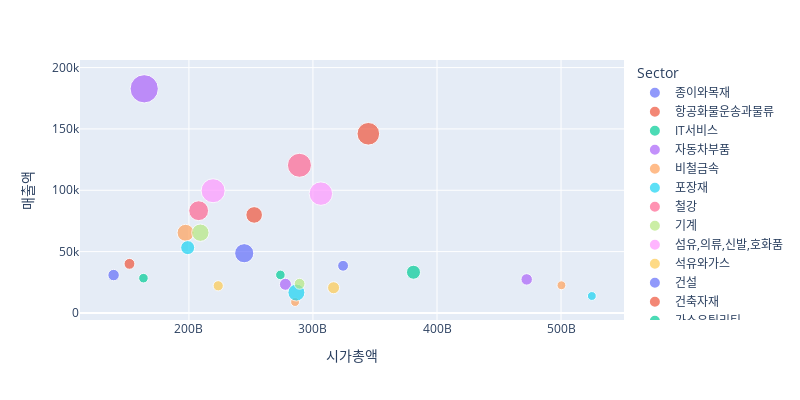

Notebook code for this chart:
### Code cell
fig = px.scatter(df_KOPSI, x='시가총액', y='매출액', hover_data=[df_KOPSI["Sector"]], color="Sector", size="count", width=800, height=400)
fig.show()

### Figure 1 — Plotly figure (JSON) as saved in the notebook; plotly's stock layout.template omitted (floating-point values rounded to 4 significant figures)
{"data": [{"customdata": [["종이와목재"]], "hovertemplate": "Sector=%{customdata[0]}<br>시가총액=%{x}<br>매출액=%{y}<br>count=%{marker.size}<extra></extra>", "legendgroup": "종이와목재", "marker": {"color": "#636efa", "size": [10], "sizemode": "area", "sizeref": 0.1525, "symbol": "circle"}, "mode": "markers", "name": "종이와목재", "orientation": "v", "showlegend": true, "type": "scatter", "x": [139300000000.0], "xaxis": "x", "y": [30880], "yaxis": "y"}, {"customdata": [["항공화물운송과물류"]], "hovertemplate": "Sector=%{customdata[0]}<br>시가총액=%{x}<br>매출액=%{y}<br>count=%{marker.size}<extra></extra>", "legendgroup": "항공화물운송과물류", "marker": {"color": "#EF553B", "size": [9], "sizemode": "area", "sizeref": 0.1525, "symbol": "circle"}, "mode": "markers", "name": "항공화물운송과물류", "orientation": "v", "showlegend": true, "type": "scatter", "x": [152100000000.0], "xaxis": "x", "y": [40033], "yaxis": "y"}, {"customdata": [["IT서비스"]], "hovertemplate": "Sector=%{customdata[0]}<br>시가총액=%{x}<br>매출액=%{y}<br>count=%{marker.size}<extra></extra>", "legendgroup": "IT서비스", "marker": {"color": "#00cc96", "size": [7], "sizemode": "area", "sizeref": 0.1525, "symbol": "circle"}, "mode": "markers", "name": "IT서비스", "orientation": "v", "showlegend": true, "type": "scatter", "x": [163300000000.0], "xaxis": "x", "y": [28363], "yaxis": "y"}, {"customdata": [["자동차부품"]], "hovertemplate": "Sector=%{customdata[0]}<br>시가총액=%{x}<br>매출액=%{y}<br>count=%{marker.size}<extra></extra>", "legendgroup": "자동차부품", "marker": {"color": "#ab63fa", "size": [61], "sizemode": "area", "sizeref": 0.1525, "symbol": "circle"}, "mode": "markers", "name": "자동차부품", "orientation": "v", "showlegend": true, "type": "scatter", "x": [164000000000.0], "xaxis": "x", "y": [182689], "yaxis": "y"}, {"customdata": [["비철금속"]], "hovertemplate": "Sector=%{customdata[0]}<br>시가총액=%{x}<br>매출액=%{y}<br>count=%{marker.size}<extra></extra>", "legendgroup": "비철금속", "marker": {"color": "#FFA15A", "size": [22], "sizemode": "area", "sizeref": 0.1525, "symbol": "circle"}, "mode": "markers", "name": "비철금속", "orientation": "v", "showlegend": true, "type": "scatter", "x": [197300000000.0], "xaxis": "x", "y": [65337], "yaxis": "y"}, {"customdata": [["포장재"]], "hovertemplate": "Sector=%{customdata[0]}<br>시가총액=%{x}<br>매출액=%{y}<br>count=%{marker.size}<extra></extra>", "legendgroup": "포장재", "marker": {"color": "#19d3f3", "size": [15], "sizemode": "area", "sizeref": 0.1525, "symbol": "circle"}, "mode": "markers", "name": "포장재", "orientation": "v", "showlegend": true, "type": "scatter", "x": [199000000000.0], "xaxis": "x", "y": [53263], "yaxis": "y"}, {"customdata": [["철강"]], "hovertemplate": "Sector=%{customdata[0]}<br>시가총액=%{x}<br>매출액=%{y}<br>count=%{marker.size}<extra></extra>", "legendgroup": "철강", "marker": {"color": "#FF6692", "size": [30], "sizemode": "area", "sizeref": 0.1525, "symbol": "circle"}, "mode": "markers", "name": "철강", "orientation": "v", "showlegend": true, "type": "scatter", "x": [207800000000.0], "xaxis": "x", "y": [83362], "yaxis": "y"}, {"customdata": [["기계"]], "hovertemplate": "Sector=%{customdata[0]}<br>시가총액=%{x}<br>매출액=%{y}<br>count=%{marker.size}<extra></extra>", "legendgroup": "기계", "marker": {"color": "#B6E880", "size": [23], "sizemode": "area", "sizeref": 0.1525, "symbol": "circle"}, "mode": "markers", "name": "기계", "orientation": "v", "showlegend": true, "type": "scatter", "x": [209200000000.0], "xaxis": "x", "y": [65448], "yaxis": "y"}, {"customdata": [["섬유,의류,신발,호화품"]], "hovertemplate": "Sector=%{customdata[0]}<br>시가총액=%{x}<br>매출액=%{y}<br>count=%{marker.size}<extra></extra>", "legendgroup": "섬유,의류,신발,호화품", "marker": {"color": "#FF97FF", "size": [44], "sizemode": "area", "sizeref": 0.1525, "symbol": "circle"}, "mode": "markers", "name": "섬유,의류,신발,호화품", "orientation": "v", "showlegend": true, "type": "scatter", "x": [219500000000.0], "xaxis": "x", "y": [99636], "yaxis": "y"}, {"customdata": [["석유와가스"]], "hovertemplate": "Sector=%{customdata[0]}<br>시가총액=%{x}<br>매출액=%{y}<br>count=%{marker.size}<extra></extra>", "legendgroup": "석유와가스", "marker": {"color": "#FECB52", "size": [8], "sizemode": "area", "sizeref": 0.1525, "symbol": "circle"}, "mode": "markers", "name": "석유와가스", "orientation": "v", "showlegend": true, "type": "scatter", "x": [223626658917], "xaxis": "x", "y": [22165], "yaxis": "y"}, {"customdata": [["건설"]], "hovertemplate": "Sector=%{customdata[0]}<br>시가총액=%{x}<br>매출액=%{y}<br>count=%{marker.size}<extra></extra>", "legendgroup": "건설", "marker": {"color": "#636efa", "size": [28], "sizemode": "area", "sizeref": 0.1525, "symbol": "circle"}, "mode": "markers", "name": "건설", "orientation": "v", "showlegend": true, "type": "scatter", "x": [244600000000.0], "xaxis": "x", "y": [48700], "yaxis": "y"}, {"customdata": [["건축자재"]], "hovertemplate": "Sector=%{customdata[0]}<br>시가총액=%{x}<br>매출액=%{y}<br>count=%{marker.size}<extra></extra>", "legendgroup": "건축자재", "marker": {"color": "#EF553B", "size": [21], "sizemode": "area", "sizeref": 0.1525, "symbol": "circle"}, "mode": "markers", "name": "건축자재", "orientation": "v", "showlegend": true, "type": "scatter", "x": [252600000000.0], "xaxis": "x", "y": [79901], "yaxis": "y"}, {"customdata": [["가스유틸리티"]], "hovertemplate": "Sector=%{customdata[0]}<br>시가총액=%{x}<br>매출액=%{y}<br>count=%{marker.size}<extra></extra>", "legendgroup": "가스유틸리티", "marker": {"color": "#00cc96", "size": [7], "sizemode": "area", "sizeref": 0.1525, "symbol": "circle"}, "mode": "markers", "name": "가스유틸리티", "orientation": "v", "showlegend": true, "type": "scatter", "x": [273700000000.0], "xaxis": "x", "y": [31031], "yaxis": "y"}, {"customdata": [["전자장비와기기"]], "hovertemplate": "Sector=%{customdata[0]}<br>시가총액=%{x}<br>매출액=%{y}<br>count=%{marker.size}<extra></extra>", "legendgroup": "전자장비와기기", "marker": {"color": "#ab63fa", "size": [11], "sizemode": "area", "sizeref": 0.1525, "symbol": "circle"}, "mode": "markers", "name": "전자장비와기기", "orientation": "v", "showlegend": true, "type": "scatter", "x": [277800000000.0], "xaxis": "x", "y": [23373], "yaxis": "y"}, {"customdata": [["가구"]], "hovertemplate": "Sector=%{customdata[0]}<br>시가총액=%{x}<br>매출액=%{y}<br>count=%{marker.size}<extra></extra>", "legendgroup": "가구", "marker": {"color": "#FFA15A", "size": [6], "sizemode": "area", "sizeref": 0.1525, "symbol": "circle"}, "mode": "markers", "name": "가구", "orientation": "v", "showlegend": true, "type": "scatter", "x": [285600000000.0], "xaxis": "x", "y": [8910], "yaxis": "y"}, {"customdata": [["부동산"]], "hovertemplate": "Sector=%{customdata[0]}<br>시가총액=%{x}<br>매출액=%{y}<br>count=%{marker.size}<extra></extra>", "legendgroup": "부동산", "marker": {"color": "#19d3f3", "size": [22], "sizemode": "area", "sizeref": 0.1525, "symbol": "circle"}, "mode": "markers", "name": "부동산", "orientation": "v", "showlegend": true, "type": "scatter", "x": [286700000000.0], "xaxis": "x", "y": [16632], "yaxis": "y"}, {"customdata": [["화학"]], "hovertemplate": "Sector=%{customdata[0]}<br>시가총액=%{x}<br>매출액=%{y}<br>count=%{marker.size}<extra></extra>", "legendgroup": "화학", "marker": {"color": "#FF6692", "size": [44], "sizemode": "area", "sizeref": 0.1525, "symbol": "circle"}, "mode": "markers", "name": "화학", "orientation": "v", "showlegend": true, "type": "scatter", "x": [289100000000.0], "xaxis": "x", "y": [120380], "yaxis": "y"}, {"customdata": [["전기장비"]], "hovertemplate": "Sector=%{customdata[0]}<br>시가총액=%{x}<br>매출액=%{y}<br>count=%{marker.size}<extra></extra>", "legendgroup": "전기장비", "marker": {"color": "#B6E880", "size": [9], "sizemode": "area", "sizeref": 0.1525, "symbol": "circle"}, "mode": "markers", "name": "전기장비", "orientation": "v", "showlegend": true, "type": "scatter", "x": [289200000000.0], "xaxis": "x", "y": [23784], "yaxis": "y"}, {"customdata": [["식품"]], "hovertemplate": "Sector=%{customdata[0]}<br>시가총액=%{x}<br>매출액=%{y}<br>count=%{marker.size}<extra></extra>", "legendgroup": "식품", "marker": {"color": "#FF97FF", "size": [42], "sizemode": "area", "sizeref": 0.1525, "symbol": "circle"}, "mode": "markers", "name": "식품", "orientation": "v", "showlegend": true, "type": "scatter", "x": [306400000000.0], "xaxis": "x", "y": [97273], "yaxis": "y"}, {"customdata": [["화장품"]], "hovertemplate": "Sector=%{customdata[0]}<br>시가총액=%{x}<br>매출액=%{y}<br>count=%{marker.size}<extra></extra>", "legendgroup": "화장품", "marker": {"color": "#FECB52", "size": [11], "sizemode": "area", "sizeref": 0.1525, "symbol": "circle"}, "mode": "markers", "name": "화장품", "orientation": "v", "showlegend": true, "type": "scatter", "x": [316600000000.0], "xaxis": "x", "y": [20576], "yaxis": "y"}, {"customdata": [["반도체와반도체장비"]], "hovertemplate": "Sector=%{customdata[0]}<br>시가총액=%{x}<br>매출액=%{y}<br>count=%{marker.size}<extra></extra>", "legendgroup": "반도체와반도체장비", "marker": {"color": "#636efa", "size": [9], "sizemode": "area", "sizeref": 0.1525, "symbol": "circle"}, "mode": "markers", "name": "반도체와반도체장비", "orientation": "v", "showlegend": true, "type": "scatter", "x": [324300000000.0], "xaxis": "x", "y": [38460], "yaxis": "y"}, {"customdata": [["제약"]], "hovertemplate": "Sector=%{customdata[0]}<br>시가총액=%{x}<br>매출액=%{y}<br>count=%{marker.size}<extra></extra>", "legendgroup": "제약", "marker": {"color": "#EF553B", "size": [39], "sizemode": "area", "sizeref": 0.1525, "symbol": "circle"}, "mode": "markers", "name": "제약", "orientation": "v", "showlegend": true, "type": "scatter", "x": [344600000000.0], "xaxis": "x", "y": [146034], "yaxis": "y"}, {"customdata": [["증권"]], "hovertemplate": "Sector=%{customdata[0]}<br>시가총액=%{x}<br>매출액=%{y}<br>count=%{marker.size}<extra></extra>", "legendgroup": "증권", "marker": {"color": "#00cc96", "size": [15], "sizemode": "area", "sizeref": 0.1525, "symbol": "circle"}, "mode": "markers", "name": "증권", "orientation": "v", "showlegend": true, "type": "scatter", "x": [381000000000.0], "xaxis": "x", "y": [33195], "yaxis": "y"}, {"customdata": [["방송과엔터테인먼트"]], "hovertemplate": "Sector=%{customdata[0]}<br>시가총액=%{x}<br>매출액=%{y}<br>count=%{marker.size}<extra></extra>", "legendgroup": "방송과엔터테인먼트", "marker": {"color": "#ab63fa", "size": [10], "sizemode": "area", "sizeref": 0.1525, "symbol": "circle"}, "mode": "markers", "name": "방송과엔터테인먼트", "orientation": "v", "showlegend": true, "type": "scatter", "x": [472306261559], "xaxis": "x", "y": [27366], "yaxis": "y"}, {"customdata": [["가정용기기와용품"]], "hovertemplate": "Sector=%{customdata[0]}<br>시가총액=%{x}<br>매출액=%{y}<br>count=%{marker.size}<extra></extra>", "legendgroup": "가정용기기와용품", "marker": {"color": "#FFA15A", "size": [6], "sizemode": "area", "sizeref": 0.1525, "symbol": "circle"}, "mode": "markers", "name": "가정용기기와용품", "orientation": "v", "showlegend": true, "type": "scatter", "x": [500300000000.0], "xaxis": "x", "y": [22587], "yaxis": "y"}, {"customdata": [["호텔,레스토랑,레저"]], "hovertemplate": "Sector=%{customdata[0]}<br>시가총액=%{x}<br>매출액=%{y}<br>count=%{marker.size}<extra></extra>", "legendgroup": "호텔,레스토랑,레저", "marker": {"color": "#19d3f3", "size": [6], "sizemode": "area", "sizeref": 0.1525, "symbol": "circle"}, "mode": "markers", "name": "호텔,레스토랑,레저", "orientation": "v", "showlegend": true, "type": "scatter", "x": [524800000000.0], "xaxis": "x", "y": [13830], "yaxis": "y"}], "layout": {"height": 400, "legend": {"itemsizing": "constant", "title": {"text": "Sector"}, "tracegroupgap": 0}, "margin": {"t": 60}, "width": 800, "xaxis": {"anchor": "y", "domain": [0, 1], "title": {"text": "시가총액"}}, "yaxis": {"anchor": "x", "domain": [0, 1], "title": {"text": "매출액"}}}}
